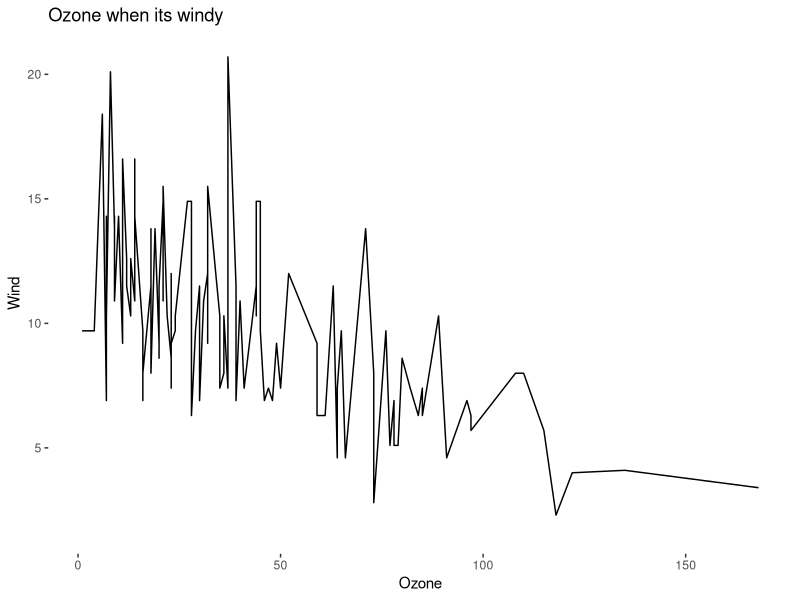
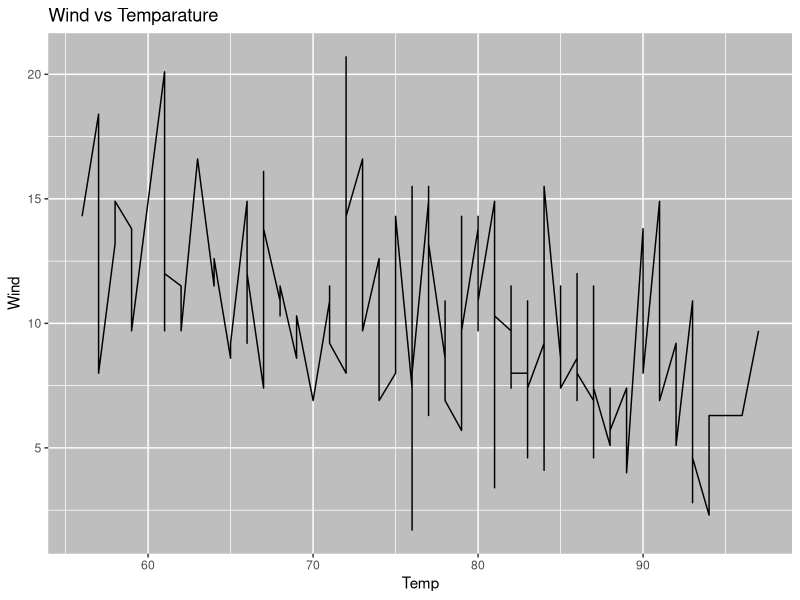
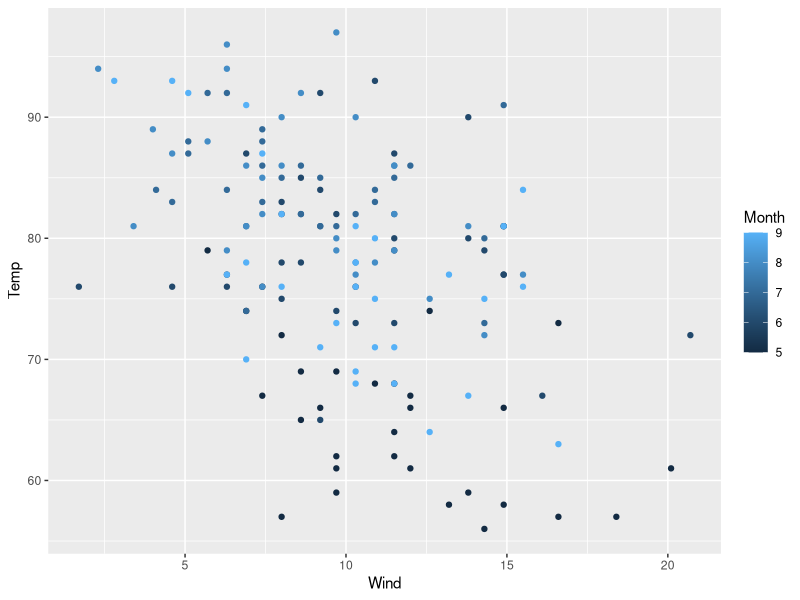
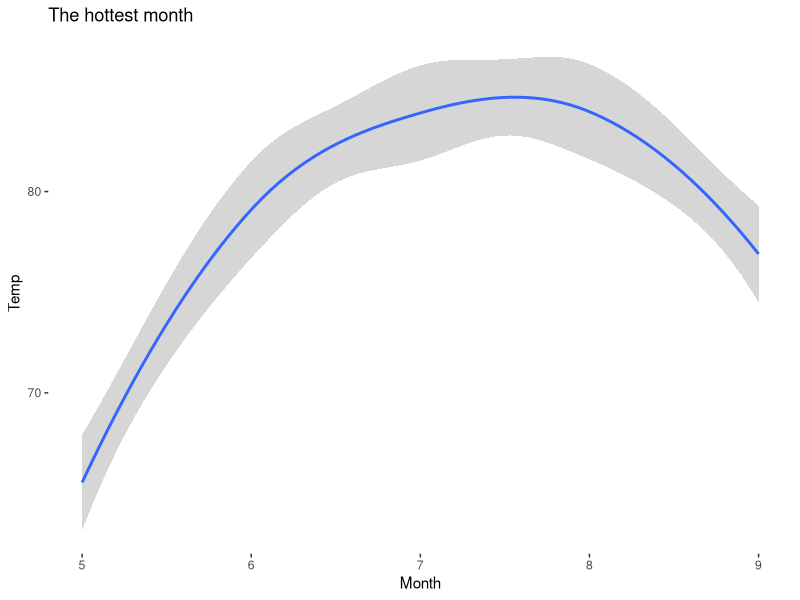
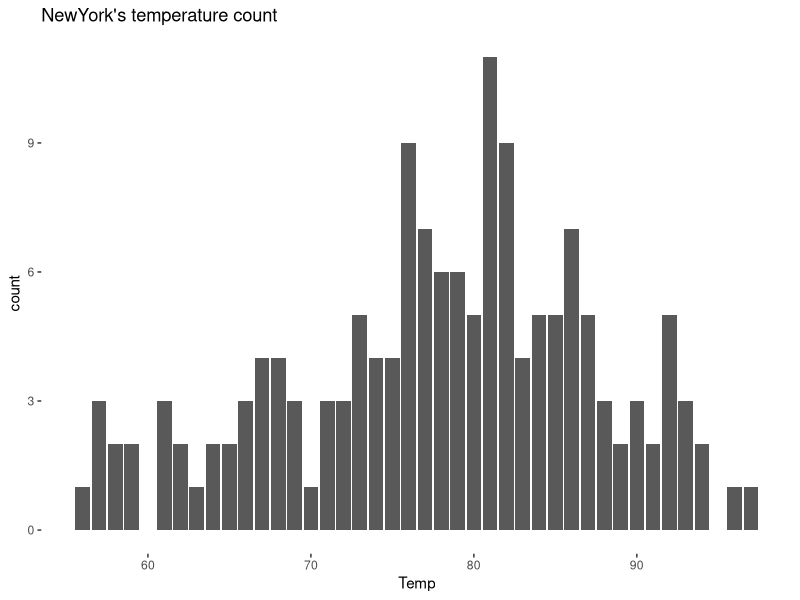
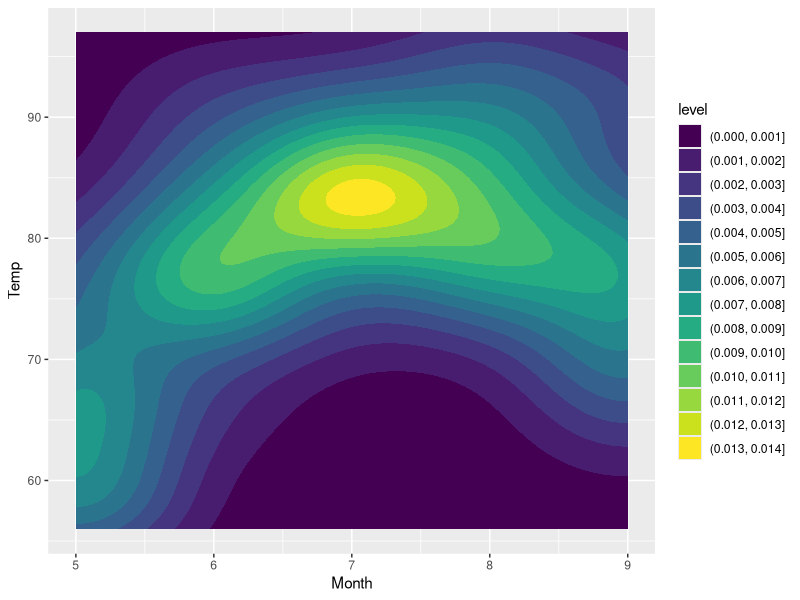
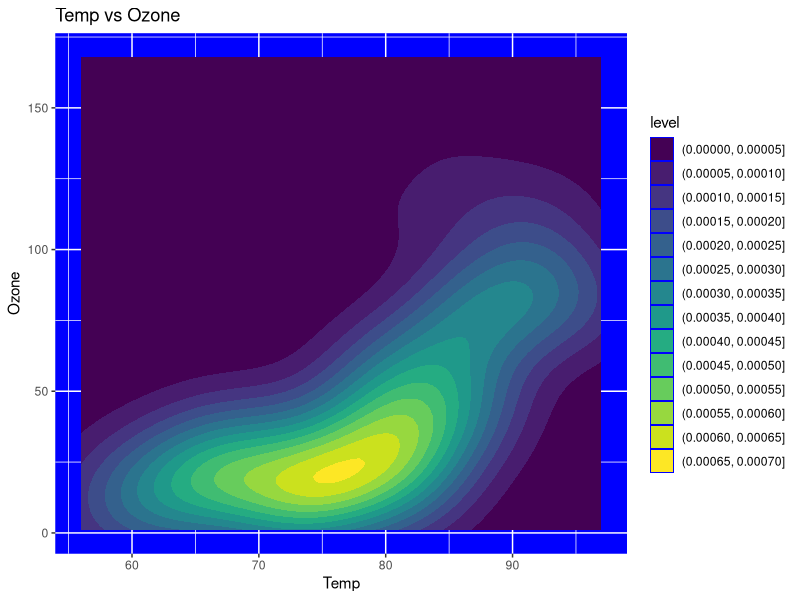
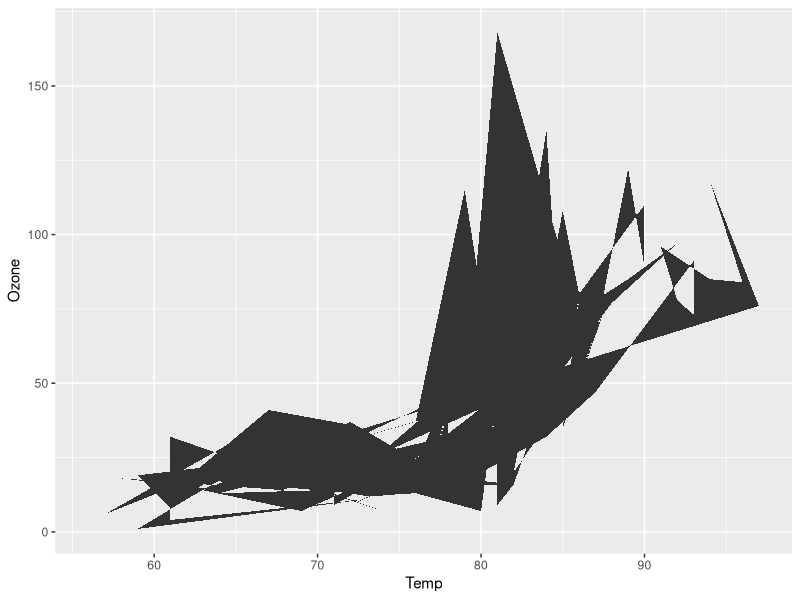

The R script that drew these images, in order:
#New York Air Quality Measurements

install.packages("ggplot2")
library(ggplot2)
library(tidyverse)

data(package = .packages(all.available= TRUE))
data()

#turning data into dataframe 
air_qu <- data_frame(airquality)

#data exploration 
head(air_qu)
tail(air_qu)
row.names(air_qu)
colnames(air_qu)         
        
#visualization (line graph of Ozone v Temp)
ggplot(data = air_qu , aes( x = Ozone, y = Wind )) +
  geom_line() + 
  labs(
    title = "Ozone when its windy ", 
    y=  "Wind" ) + 
  theme(
    panel.background = element_rect(fill = "white")
  )

#visualization (line graph of Temp v Wind) showing that lower tempratur is linked to stronger wind
ggplot(data = air_qu , aes( x = Temp, y = Wind)) +
  geom_line() + 
  labs(
    title = "Wind vs Temparature", 
    y=  "Wind" ) + 
  theme(
    panel.background = element_rect(fill = "grey")
  )


#Relationship between Wind and Temp plotted in different months 
air_qu %>%
  ggplot(aes(x =Wind , y = Temp, color = Month )) +
  geom_point()


# Newyork's hottest month 
air_qu %>%
ggplot(aes(x = Month, y = Temp)) +
  geom_smooth() + 
  labs(title = "The hottest month ") +
  theme(panel.background = element_rect(fill = "white"))


#NewYork's temperature count
air_qu %>%
  ggplot(aes(x = Temp)) +
  geom_bar(stat="count") + 
  labs(title = "NewYork's temperature count ") +
  theme(panel.background = element_rect(fill = "white"))


# NewYork's temperature density  from Spring to Fall
air_qu %>%
  ggplot(aes(x = Month, y = Temp)) +
  geom_density_2d_filled() 

# NewYork's temperature density and its relation to the Ozone 
air_qu %>%
  ggplot(aes(x = Temp, y = Ozone)) +
  geom_density_2d_filled() +
  labs(
    title = "Temp vs Ozone", 
    y=  "Ozone" ) + 
  theme(
    panel.background = element_rect(fill = "blue")
  )

# NewYork's temperature density and its relation to the Ozone - GeomPolygon
air_qu %>%
  ggplot(aes(x = Temp, y = Ozone)) +
  geom_polygon()

# NewYork's temperature density and its relation to the Ozone - GeomSmooth
air_qu %>%
  ggplot(aes(x = Temp, y = Ozone)) +
  geom_smooth()





